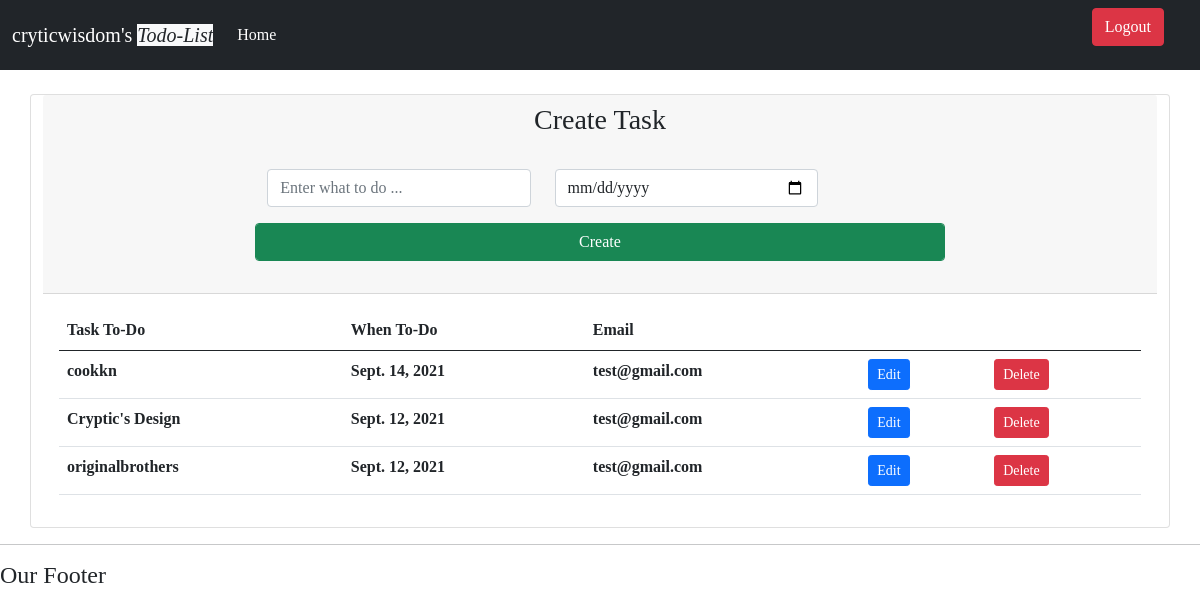
The page /profile/55 (signed in) on the database its author committed.
### todo/models.py (models this page shows, shortened)
class Task(models.Model):
    user = models.ForeignKey(User, null=True, blank=True, on_delete=models.CASCADE)
    title = models.CharField(max_length=200, blank=True)
    when_to_do = models.DateField(null=False)
    email = models.EmailField(max_length=200, null=False)
    created = models.DateTimeField(auto_now_add=True, null=True)
    completed = models.BooleanField(default=False, null=True)

### todo/views.py (the view, shortened to what this page needs)
# urls.py: path('profile/<int:pk>', user_page, name="user_page"),
def user_page(request, pk):
    if not request.user.is_authenticated:
        return redirect(reverse('todo:login_page'))
    user_obj = get_object_or_404(User, pk=pk)
    task = user_obj.task_set.all().order_by('-created')
    return render(request, 'todo/user_page.html', {
        'user_obj':user_obj,
        'tasks':task,
    })

### todo/templates/todo/user_page.html (shortened to what this page needs)
{% extends 'todo/main.html' %}
{% load static %}
{% block content %}
<div class="row mt-4">
    <div class="card">
        <div class="card-header">
            <div class="row">
                <div class="col-sm-2 col-md-2 col-lg-2">
                </div>
                <div class="col-sm-8 col-md-8 col-lg-8">
                    <h3 class="text text-center">Create Task</h3>
                    <form action="" method="post">
                        <div class="row p-4">
                            <div class="col-sm-5 col-md-5 col-lg-5">
                                <input type="text"  class="form-control" placeholder="Enter what to do ..." name="text" id="">
                            </div>
                            <div class="col-sm-5 col-md-5 col-lg-5">
                                <input type="date" class="form-control" placeholder="year-month-day" name="date" id="">
                            </div>
                                <button type="submit" name="create" class="btn btn-success mt-3 form-control">Create</button>
                        </div>
                    </form>
                </div>
                <div class="col-sm-2 col-md-2 col-lg-2">
                </div>
            </div>
        </div>
        <div class="card-body">
            <table class="table">
                <thead>
                    <tr>
                        <th>Task To-Do</th>
                        <th>When To-Do</th>
                        <th>Email</th>
                        <th></th>
                        <td></td>
                    </tr>
                </thead>
                <tbody>
                 {% for task in tasks %}
                 <tr class="fw-bolder fs-50">
                   {% if task.completed == False %}
                    <td>{{ task.title }}</td>
                    <td>{{ task.when_to_do }}</td>
                    <td>{{ task.email }}</td>
                    <td>
                        <a href="{% url 'todo:edit' task.id %}" class="btn btn-sm btn-primary">Edit</a>
                    </td>
                    <td>
                        <a href="{% url 'todo:delete' task.id %}" class="btn btn-sm btn-danger">Delete</a>
                    </td>
                   {% endif %}
            </tr>
                 {% endfor %}
                </tbody>
            </table>
        </div>
    </div>
</div>
{% endblock content %}

### todo/templates/todo/navbar.html (shortened to what this page needs)
{% load static %}
<nav class="navbar navbar-expand-lg navbar-dark bg-dark">
  <div class="container-fluid">
    <a class="navbar-brand" href="#" style="font-family: cursive;">
      {{ request.user }}'s <i class="bg-light text-dark">Todo-List</i>
    </a>
    <div class="collapse navbar-collapse" id="navbarSupportedContent">
      <ul class="navbar-nav me-auto mb-2 mb-lg-0">
        <li class="nav-item">
          <a class="nav-link active" aria-current="page" href="{% url 'todo:index' %}">Home</a>
        </li>
      </ul>
{% if request.user.is_authenticated %}
        <p  class=" text-light d-flex">
            <a href="{% url 'todo:logout_handler' %}" class="btn btn-md btn-danger me-4">Logout</a>
        </p>
{% else %}
<p  class="d-flex">
    <a href="{% url 'todo:login_page' %}" class="btn btn-md btn-primary me-4">Log In</a>
</p>
{% endif %}
    </div>
  </div>
</nav>

### rows shown on the page
Task: title "cookkn", when_to_do "Sept. 14, 2021", email "test@gmail.com"
Task: title "Cryptic's Design", when_to_do "Sept. 12, 2021", email "test@gmail.com"
Task: title "originalbrothers", when_to_do "Sept. 12, 2021", email "test@gmail.com"

### other values the page prints
{{ request.user }} "cryticwisdom"
